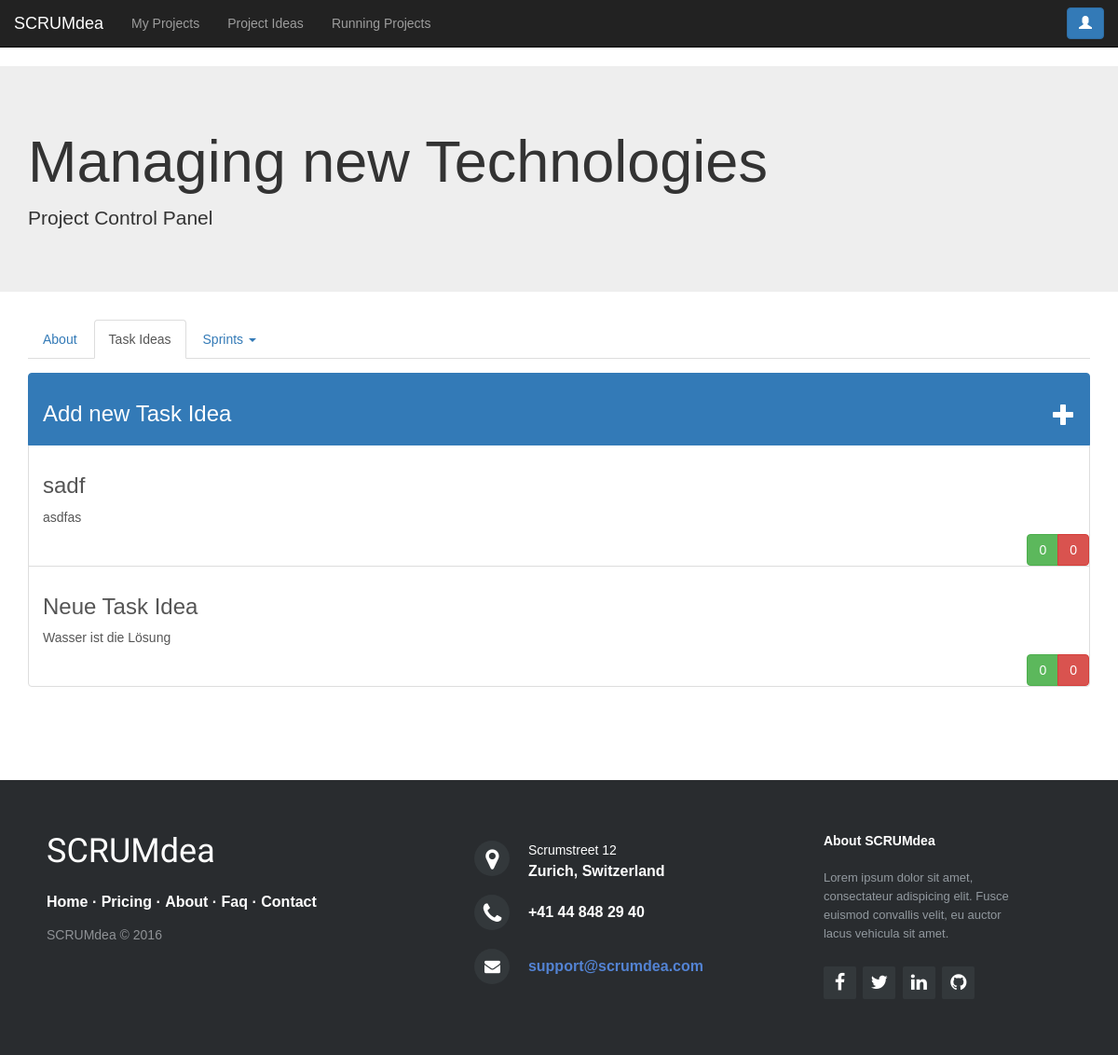
The page /projects/14/ (signed in) on the database as committed earlier.
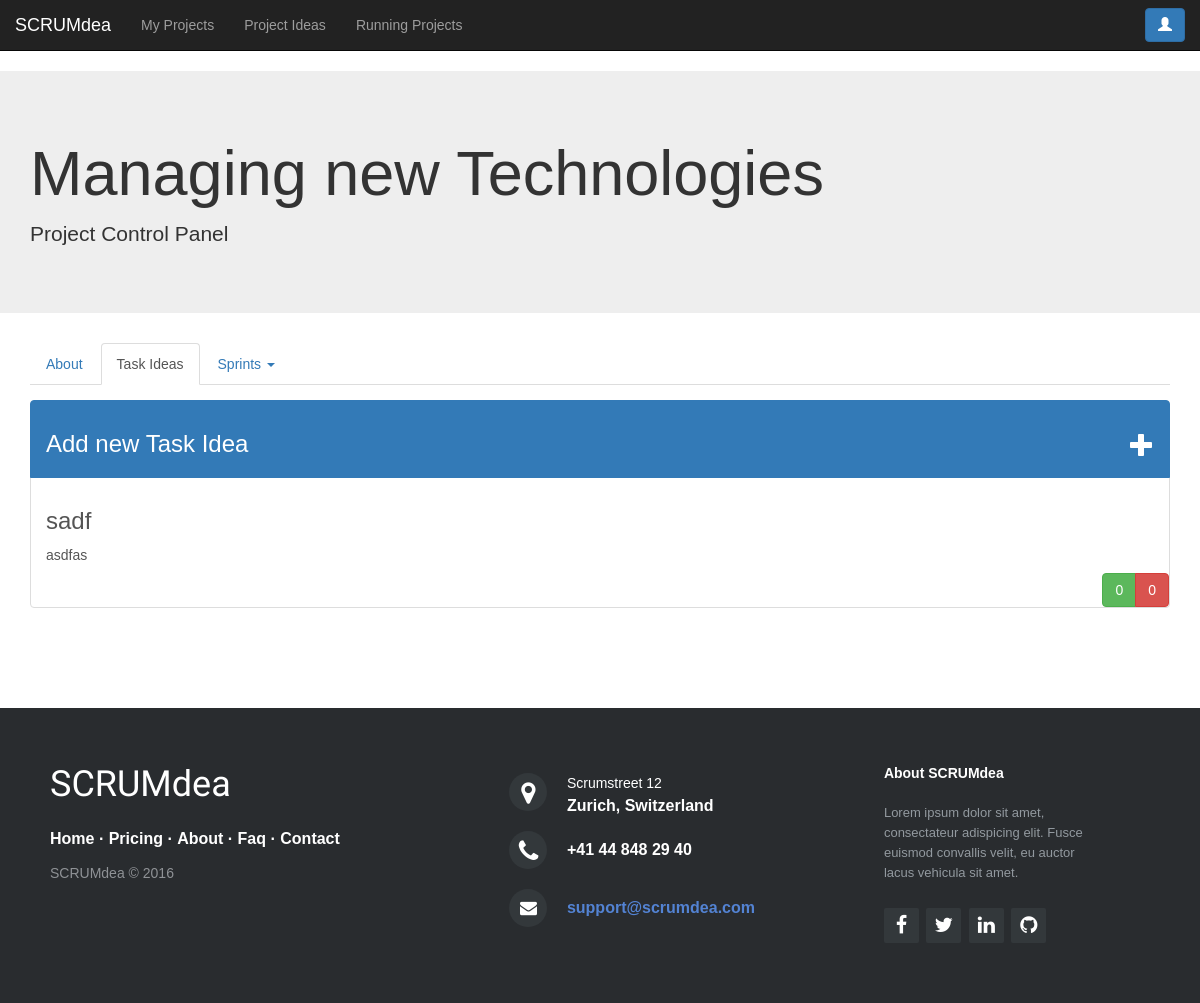
The same page on the database as committed later.
### scrumdea/models.py (models this page shows)
class InProjectIdea(models.Model):
    project = models.ForeignKey(Project)
    title = models.CharField(max_length=200)
    description = models.TextField()
    creation_date = timezone.now()
    transfered_to_sprint = models.BooleanField(default=False)
    votes = models.IntegerField(default=0)

### scrumdea/views.py (the view)
# urls.py: url(r'^projects/(?P<pk>\d+)/$', views.ProjectDetailView.as_view(), name='project_detail_view'),
class ProjectDetailView(LoginRequiredMixin, DetailView):
    model = src_models.Project
    template_name = 'scrumdea/final/project_page.html'
    def get_context_data(self, **kwargs):
        context = super(ProjectDetailView, self).get_context_data(**kwargs)
        sprint_list = src_models.Sprint.objects.filter(project=self.kwargs['pk'])
        sprints = []
        for sprint in sprint_list:
            sprint_dict = {'object': sprint,
                           'tasks_todo': src_models.Task.objects.filter(sprint=sprint.id, phase='ToDo'),
                           'tasks_in_progress': src_models.Task.objects.filter(sprint=sprint.id, phase='iP'),
                           'tasks_in_review': src_models.Task.objects.filter(sprint=sprint.id, phase='iR'),
                           'tasks_finished': src_models.Task.objects.filter(sprint=sprint.id, phase='F')}
            sprints.append(sprint_dict)
        context['sprints'] = sprints
        context['idea_list'] = src_models.InProjectIdea.objects.filter(project=self.kwargs['pk']).order_by('-votes')
        context['newest_sprint_id'] = (src_models.Sprint.objects.filter(project=self.kwargs['pk']))[0].id
        return context

### scrumdea/templates/scrumdea/final/project_page.html (shortened to what the changed rows need)
{% load staticfiles %}
<!DOCTYPE html>
<html lang="en">
<head>
    <link href="{% static "css/bootstrap.min.css" %}" rel="stylesheet">
    <link rel="stylesheet" href="{% static "style.css" %}">
    <link rel="stylesheet" href="http://maxcdn.bootstrapcdn.com/font-awesome/4.2.0/css/font-awesome.min.css">
</head>
<body>
<div class="jumbotron">
    <div class="container">
        <h1>{{ object.name }}</h1>
    </div>
</div>
<div id="myTabContent" class="tab-content">
    <div class="tab-pane fade in active" id="tasks">
        <div class="container">
            <div class="list-group">
                {% for idea in idea_list %}
                    <a href="{% url "in_project_idea_detail_view" pk=object.id ipk=idea.id %}" class="list-group-item">
                        <h3>{{ idea.title }}</h3>
                        <p>{{ idea.description }}</p>
                        <br>
                        <div class="container-fluid">
                            <div class="btn-group button-pos-right">
                                <button type="button" class="btn btn-success">{{ idea.votes }}</button>
                                <button type="button" class="btn btn-danger">0</button>
                            </div>
                        </div>
                    </a>
                {% endfor %}
            </div>
        </div>
    </div>
</div>
</body>
</html>

Rows that differ between the two databases and show on the page:
removed InProjectIdea: title "Neue Task Idea", description "Wasser ist die Lösung", votes "0"
